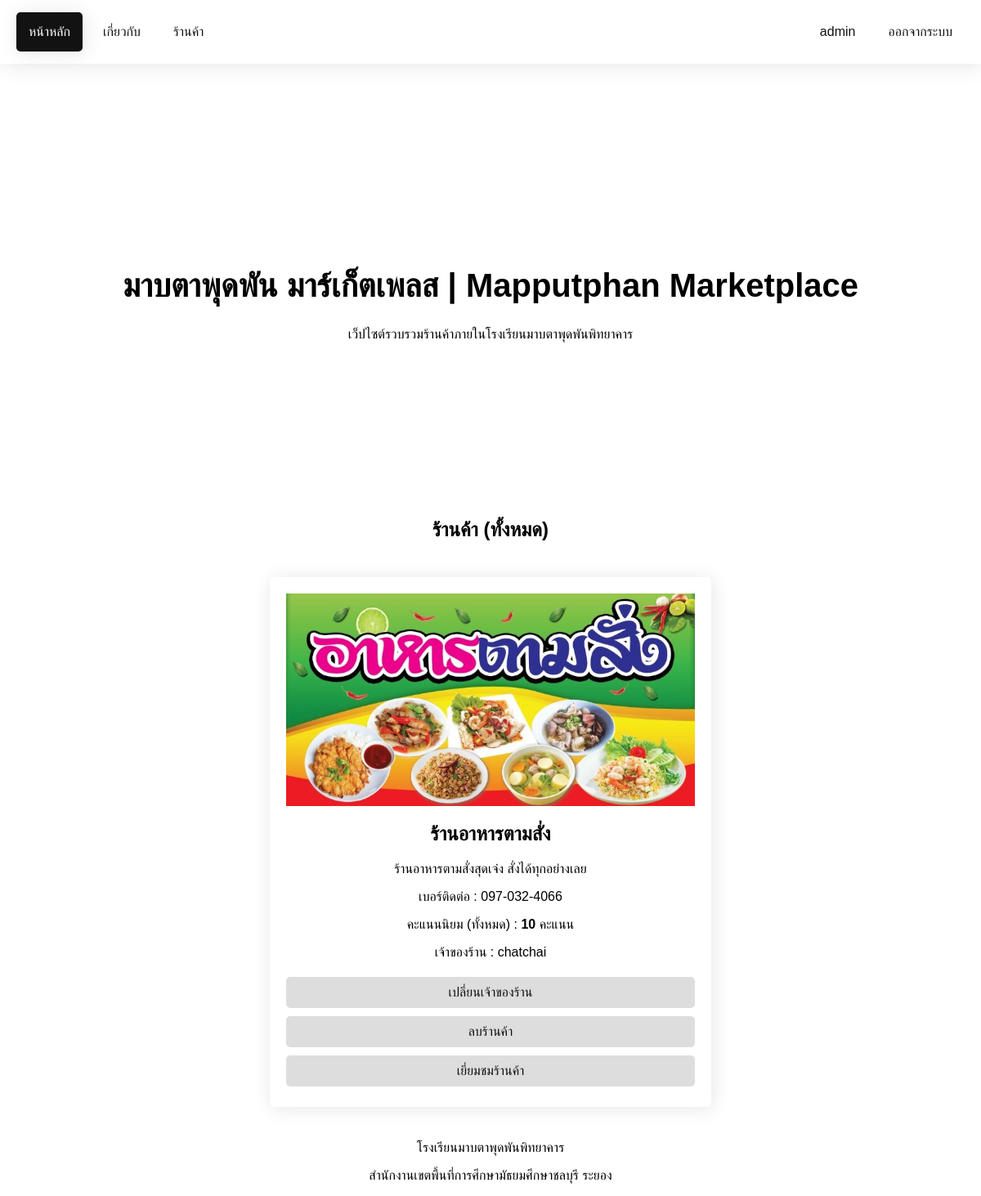
The app's page /index.php (signed in) with its own data.
### tables this page shows
CREATE TABLE `market_list` (
  `market_id` int(11) NOT NULL,
  `market_img` text NOT NULL,
  `market_name` text NOT NULL,
  `market_content` mediumtext NOT NULL,
  `market_contact` text NOT NULL,
  `owner` text NOT NULL,
  `market_point` int(11) NOT NULL
);

### index.php (the view, shortened to what this page needs)
<?php
    include('db/server.php');
    if (isset($_SESSION['username'])) {
        $username = $_SESSION['username'];
        $check_user = "SELECT * FROM user WHERE username = '$username'";
        $check_user_query = mysqli_query($conn, $check_user);
        $check_user_result = mysqli_fetch_assoc($check_user_query);
    }
    $show_market = "SELECT * FROM market_list";
    $show_market_query = mysqli_query($conn, $show_market);
    $show_market_result = mysqli_fetch_all($show_market_query, MYSQLI_ASSOC);
?>
<!DOCTYPE html>
<html lang="th">
<head>
    <link rel="stylesheet" href="index-style.css">
    <link rel="stylesheet" href="nav.css">
</head>
<body>
    <nav>
        <div class="nav-content nav-left">
            <a href="index.php" class="nav-link nav-link-active">หน้าหลัก</a>
            <a href="guide.php" class="nav-link">เกี่ยวกับ</a>
            <a href="index.php#marketplace" class="nav-link">ร้านค้า</a>
        </div>
        <div class="nav-content nav-right">
            <?php if (isset($_SESSION['username'])) : ?>
                <a href="profile.php" class="nav-link"><?php echo $_SESSION['username'] ?></a>
                <a href="?logout='1'" class="nav-link">ออกจากระบบ</a>
            <?php else : ?>
                <a href="login.php" class="nav-link">เข้าสู่ระบบ</a>
                <a href="register.php" class="nav-link">สมัครสมาชิก</a>
            <?php endif ?>
        </div>
    </nav>
    <header>
        <h1>มาบตาพุดพัน มาร์เก็ตเพลส | Mapputphan Marketplace</h1>
        <p>เว็ปไซต์รวบรวมร้านค้าภายในโรงเรียนมาบตาพุดพันพิทยาคาร</p>
    </header>
    <section id="marketplace">
       <h1>ร้านค้า (ทั้งหมด)</h1>
       <div class="container">
            <div class="box-container">
                <?php foreach ($show_market_result as $market) : ?>
                    <div class="box market-box">
                        <div class="img-box">
                            <img src="<?php echo $market['market_img'] ?>" alt="ภาพ <?php echo $market['market_name'] ?>">
                        </div>
                        <h2><?php echo $market['market_name'] ?></h2>
                        <p><?php echo $market['market_content'] ?></p>
                        <p>เบอร์ติดต่อ : <?php echo $market['market_contact'] ?></p>
                        <p>คะแนนนิยม (ทั้งหมด) : <b><?php echo $market['market_point'] ?></b> คะแนน</p>
                        <?php if (!empty($_SESSION['username'])) : ?>
                            <?php if ($check_user_result['role'] === "admin") : ?>
                                <p>เจ้าของร้าน : <?php echo $market['owner'] ?></p>
                                <div class="admin-box">
                                    <a href="edit_market.php?edit_market_id=<?php echo $market['market_id'] ?>&market_name=<?php echo $market['market_name'] ?>" class="btn edit-market">เปลี่ยนเจ้าของร้าน</a>
                                    <a href="delete_market.php?delete_market_id=<?php echo $market['market_id'] ?>" class="btn delete-market">ลบร้านค้า</a>
                                </div>
                            <?php endif ?>
                        <?php endif ?>
                        <div class="box-button">
                            <a href="market.php?market_name=<?php echo $market['market_name'] ?>" class="btn default">เยี่ยมชมร้านค้า</a>
                        </div>
                    </div>
                <?php endforeach ?>
            </div>
       </div>
    </section>
    <footer>
        <p>โรงเรียนมาบตาพุดพันพิทยาคาร</p>
        <p>สำนักงานเขตพื้นที่การศึกษามัธยมศึกษาชลบุรี ระยอง</p>
    </footer>
</body>
</html>

### index-style.css (style rules this page uses)
header { text-align: center; padding: 15% 15px; margin-top: 120px; }
header h1 { font-size: 2.5rem; }
section { text-align: center; }
footer { text-align: center; }
.container { max-width: 1200px; margin: auto; }
.box { padding: 20px; box-shadow: 2px 2px 25px rgba(0,0,0,0.10); border-radius: 5px; }
.admin-box { display: flex; flex-direction: column; }
.box-button { display: flex; flex-direction: column; }
.btn { padding: 10px; border-radius: 5px; outline: none; border: none; background-color: #ddd; color: #121212; transition: ease .2s; margin: 5px 0; box-sizing: border-box; width: 100%; text-decoration: none; }
.box-container { display: flex; justify-content: space-evenly; flex-wrap: wrap; }
.market-box { margin: 25px 0; width: 500px; }
.img-box { height: 260px; overflow: hidden; }
.img-box img { width: 100%; height: 100%; object-fit: cover; }

### nav.css (style rules this page uses)
* { font-family: 'Noto Sans Thai Looped', sans-serif; }
html, body { margin: 0; }
nav { display: flex; position: fixed; top: 0; left: 0; width: 100%; padding: 15px; box-shadow: 2px 2px 25px rgba(0,0,0,.10); box-sizing: border-box; background-color: #fff; }
.nav-content { display: flex; width: 100%; }
.nav-left { justify-content: left; }
.nav-right { justify-content: right; }
.nav-link { text-decoration: none; padding: 15px; margin: 0 5px; text-align: center; color: #121212; transition: ease .2s; border-radius: 5px; }
.nav-link-active { background-color: #121212; color: #fff; box-shadow: 2px 2px 25px rgba(0,0,0,.10); }

### records on screen
market_list: market_img+market_name (picture), market_name "ร้านอาหารตามสั่ง", market_content "ร้านอาหารตามสั่งสุดเจ๋ง สั่งได้ทุกอย่างเลย", market_contact "097-032-4066", market_point "10", owner "chatchai"

### other values on screen
$_SESSION['username'] "admin"
